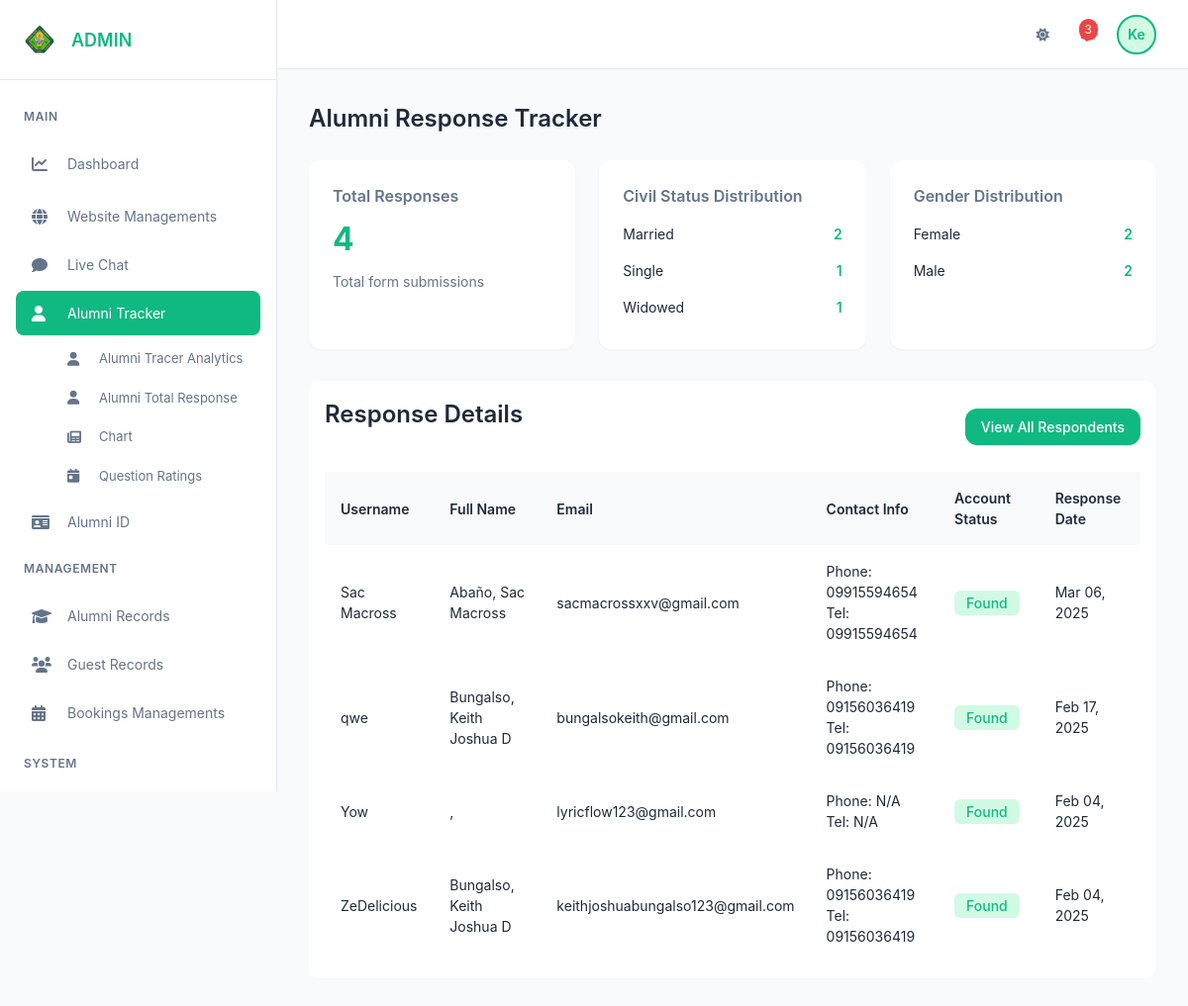
The page /Dashboard.php?section=Alumni-tracker (signed in) on the database its author committed.
### tables this page shows
CREATE TABLE `personal_info` (
  `id` int(11) NOT NULL,
  `user_id` int(11) NOT NULL,
  `civil_status` varchar(20) DEFAULT NULL,
  `sex` varchar(10) DEFAULT NULL,
  `birthday` date DEFAULT NULL,
  `course` varchar(100) DEFAULT NULL,
  `campus` varchar(100) DEFAULT NULL,
  `residence` varchar(100) DEFAULT NULL,
  `created_at` timestamp NOT NULL DEFAULT current_timestamp()
);

CREATE TABLE `users` (
  `id` int(11) NOT NULL,
  `username` varchar(50) NOT NULL,
  `email` varchar(100) NOT NULL,
  `password` varchar(255) NOT NULL,
  `created_at` timestamp NOT NULL DEFAULT current_timestamp(),
  `first_login` tinyint(1) DEFAULT 1,
  `session_token` varchar(255) DEFAULT NULL,
  `two_factor_auth` tinyint(1) DEFAULT 0
);

CREATE TABLE `user` (
  `id` int(11) NOT NULL,
  `user_id` int(11) NOT NULL,
  `alumni_id_card_no` varchar(50) DEFAULT NULL,
  `first_name` varchar(100) DEFAULT NULL,
  `last_name` varchar(100) DEFAULT NULL,
  `middle_name` varchar(100) DEFAULT NULL,
  `position` varchar(100) DEFAULT NULL,
  `address` text DEFAULT NULL,
  `telephone` varchar(20) DEFAULT NULL,
  `phone_number` varchar(20) DEFAULT NULL,
  `second_address` text DEFAULT NULL,
  `accompanying_persons` text DEFAULT NULL,
  `user_status` varchar(50) DEFAULT NULL,
  `verified` tinyint(1) DEFAULT 0
);

### admin/alumni-tracer/alumni-tracker.php (the view, shortened to what this page needs)
<?php
require_once 'main_db.php';
$totalQuery = "SELECT COUNT(*) as total FROM personal_info";
$totalResult = $mysqli->query($totalQuery);
$totalRow = $totalResult->fetch_assoc();
$totalResponses = $totalRow['total'];
$civilStatusQuery = "SELECT
    COALESCE(civil_status, 'Not Specified') as civil_status,
    COUNT(*) as count
FROM personal_info
GROUP BY civil_status";
$civilStatusResult = $mysqli->query($civilStatusQuery);
$civilStatusData = [];
while($row = $civilStatusResult->fetch_assoc()) {
    $civilStatusData[] = $row;
}
$sexQuery = "SELECT
    COALESCE(sex, 'Not Specified') as sex,
    COUNT(*) as count
FROM personal_info
GROUP BY sex";
$sexResult = $mysqli->query($sexQuery);
$sexData = [];
while($row = $sexResult->fetch_assoc()) {
    $sexData[] = $row;
}
$userQuery = "SELECT
    pi.*,
    u.first_name,
    u.last_name,
    u.middle_name,
    u.position,
    u.address as user_address,
    u.telephone as user_telephone,
    u.phone_number,
    u.second_address,
    u.user_status,
    u.verified,
    us.email,
    us.username,
    us.created_at as account_created,
    'Yes' as has_responded,
    pi.created_at as response_date,
    CASE
        WHEN us.id IS NULL THEN 'No matching account'
        ELSE 'Found'
    END as user_record_status
FROM personal_info pi
LEFT JOIN users us ON pi.user_id = us.id
LEFT JOIN user u ON us.id = u.user_id
ORDER BY pi.created_at DESC";
$userResult = $mysqli->query($userQuery);
$userDetails = [];
while($row = $userResult->fetch_assoc()) {
    $userDetails[] = $row;
}
?>
<!DOCTYPE html>
<html lang="en">
<head>
</head>
<body>
    <div class="container">
        <h1 class="section-title">Alumni Response Tracker</h1>
        <div class="stats-grid">
            <div class="stats-card">
                <h3>Total Responses</h3>
                <div class="stats-number"><?php echo $totalResponses; ?></div>
                <p class="stats-label">Total form submissions</p>
            </div>
            <div class="stats-card">
                <h3>Civil Status Distribution</h3>
                <ul class="distribution-list">
                    <?php foreach($civilStatusData as $status): ?>
                    <li>
                        <span><?php echo ucfirst($status['civil_status']); ?></span>
                        <span><?php echo $status['count']; ?></span>
                    </li>
                    <?php endforeach; ?>
                </ul>
            </div>
            <div class="stats-card">
                <h3>Gender Distribution</h3>
                <ul class="distribution-list">
                    <?php foreach($sexData as $gender): ?>
                    <li>
                        <span><?php echo ucfirst($gender['sex']); ?></span>
                        <span><?php echo $gender['count']; ?></span>
                    </li>
                    <?php endforeach; ?>
                </ul>
            </div>
        </div>
        <div class="table-container">
        <div class="section-header">
            <h2 class="section-title">Response Details</h2>
            <a href="?section=all-response" class="view-all-btn">View All Respondents</a>
        </div>
            <table class="responses-table">
                <thead>
                    <tr>
                        <th>Username</th>
                        <th>Full Name</th>
                        <th>Email</th>
                        <th>Contact Info</th>
                        <th>Account Status</th>
                        <th>Response Date</th>
                    </tr>
                </thead>
                <tbody>
                    <?php if(empty($userDetails)): ?>
                    <tr>
                        <td colspan="9" style="text-align: center;">No responses found</td>
                    </tr>
                    <?php else: ?>
                        <?php foreach($userDetails as $user): ?>
                        <tr>
                            <td>
                                <?php
                                    if ($user['user_record_status'] === 'No matching account') {
                                        echo '<span class="no-match">No account (ID: ' . htmlspecialchars($user['user_id']) . ')</span>';
                                    } else {
                                        echo htmlspecialchars($user['username'] ?? 'N/A');
                                    }
                                ?>
                            </td>
                            <td>
                                <?php
                                    $firstName = $user['first_name'] ?? '';
                                    $middleName = $user['middle_name'] ?? '';
                                    $lastName = $user['last_name'] ?? '';
                                    $fullName = trim("$lastName, $firstName $middleName");
                                    echo htmlspecialchars($fullName ?: 'N/A');
                                ?>
                            </td>
                            <td><?php echo htmlspecialchars($user['email'] ?? 'N/A'); ?></td>
                            <td>
                                Phone: <?php echo htmlspecialchars($user['phone_number'] ?? 'N/A'); ?><br>
                                Tel: <?php echo htmlspecialchars($user['user_telephone'] ?? 'N/A'); ?>
                            </td>
                            <td>
                                <span class="badge <?php echo $user['user_record_status'] === 'Found' ? 'badge-success' : 'badge-warning'; ?>">
                                    <?php echo htmlspecialchars($user['user_record_status']); ?>
                                </span>
                            </td>
                            <td><?php echo $user['response_date'] ? date('M d, Y', strtotime($user['response_date'])) : 'N/A'; ?></td>
                        </tr>
                        <?php endforeach; ?>
                    <?php endif; ?>
                </tbody>
            </table>
        </div>
    </div>
</body>
</html>

### Dashboard.php (style rules this page uses)
:root { --primary-color: #10b981; --primary-hover: #059669; --primary-light: #d1fae5; --secondary-color: #64748b; --success-color: #22c55e; --danger-color: #ef4444; --warning-color: #f59e0b; --text-primary: #1e293b; --text-secondary: #64748b; --bg-primary: #ffffff; --bg-secondary: #f8fafc; --sidebar-width: 280px; --header-height: 70px; --shadow-sm: 0 1px 2px 0 rgb(0 0 0 / 0.05); --shadow-md: 0 4px 6px -1px rgb(0 0 0 / 0.1); --shadow-lg: 0 10px 15px -3px rgb(0 0 0 / 0.1); --radius-sm: 0.375rem; --radius-md: 0.5rem; --radius-lg: 0.75rem; --transition: all 0.3s ease; }
* { margin: 0; padding: 0; box-sizing: border-box; font-family: 'Inter', -apple-system, BlinkMacSystemFont, sans-serif; }
html { height: 100%; overflow-x: hidden; }
body { background-color: var(--bg-secondary); color: var(--text-primary); font-size: 0.875rem; line-height: 1.5; min-height: 100%; overflow-x: hidden; }

### admin/alumni-tracer/alumni-tracker.php (style rules this page uses)
.container { max-width: 1200px; margin: 0 auto; padding: 1rem; }
.section-title { font-size: 1.5rem; font-weight: 600; margin-bottom: 1.5rem; color: var(--text-primary); }
.stats-grid { display: grid; grid-template-columns: repeat(auto-fit, minmax(250px, 1fr)); gap: 1.5rem; margin-bottom: 2rem; }
.stats-card { background: var(--bg-primary); border: 1px solid var(--border-color); border-radius: var(--radius-lg); padding: 1.5rem; box-shadow: var(--shadow-sm); transition: var(--transition); }
.stats-card h3 { font-size: 1rem; font-weight: 600; color: var(--text-secondary); margin-bottom: 0.5rem; }
.stats-number { font-size: 2rem; font-weight: 700; color: var(--primary-color); margin-bottom: 0.5rem; }
.stats-label { font-size: 0.875rem; color: var(--text-secondary); }
.distribution-list { list-style: none; padding: 0; margin: 0; }
.distribution-list li { display: flex; justify-content: space-between; align-items: center; padding: 0.5rem 0; border-bottom: 1px solid var(--border-color); }
.distribution-list li:last-child { border-bottom: none; }
.distribution-list span { color: var(--text-primary); }
.distribution-list span:last-child { font-weight: 600; color: var(--primary-color); }
.table-container { background: var(--bg-primary); border: 1px solid var(--border-color); border-radius: var(--radius-lg); padding: 1rem; overflow-x: auto; }
.responses-table { width: 100%; border-collapse: collapse; margin-top: 1rem; }
.responses-table th { background: var(--bg-secondary); padding: 1rem; text-align: left; font-weight: 600; color: var(--text-primary); cursor: pointer; transition: var(--transition); }
.responses-table td { padding: 1rem; border-top: 1px solid var(--border-color); color: var(--text-primary); }
.badge { padding: 0.25rem 0.75rem; border-radius: var(--radius-sm); font-size: 0.875rem; font-weight: 500; }
.badge-success { background: var(--primary-light); color: var(--primary-color); }
.section-header { display: flex; justify-content: space-between; align-items: center; margin-bottom: 1rem; }
.view-all-btn { display: inline-flex; align-items: center; padding: 0.5rem 1rem; background-color: var(--primary-color, #2563eb); color: white; text-decoration: none; border-radius: var(--radius-lg, 0.5rem); font-size: 0.875rem; font-weight: 500; transition: background-color 0.2s; }

### rows shown on the page
personal_info: user.username "Sac Macross", user.last_name+first_name+middle_name "Abaño, Sac Macross", user.email "sacmacrossxxv@gmail.com", user.phone_number "09915594654", user.telephone "09915594654", user_record_status "Found", created_at "Mar 06, 2025"
personal_info: user.username "qwe", user.last_name+first_name+middle_name "Bungalso, Keith Joshua D", user.email "bungalsokeith@gmail.com", user.phone_number "09156036419", user.telephone "09156036419", user_record_status "Found", created_at "Feb 17, 2025"
personal_info: user.username "Yow", fullName ",", user.email "lyricflow123@gmail.com", phone_number "N/A", user_telephone "N/A", user_record_status "Found", created_at "Feb 04, 2025"
personal_info: user.username "ZeDelicious", user.last_name+first_name+middle_name "Bungalso, Keith Joshua D", user.email "keithjoshuabungalso123@gmail.com", user.phone_number "09156036419", user.telephone "09156036419", user_record_status "Found", created_at "Feb 04, 2025"

### other values the page prints
substr($name, 0, 2) "Ke"
$totalResponses "4"
$status['civil_status'] "Married"
$status['count'] "2"
$status['civil_status'] "Single"
$status['count'] "1"
$status['civil_status'] "Widowed"
$gender['sex'] "Female"
$gender['count'] "2"
$gender['sex'] "Male"
